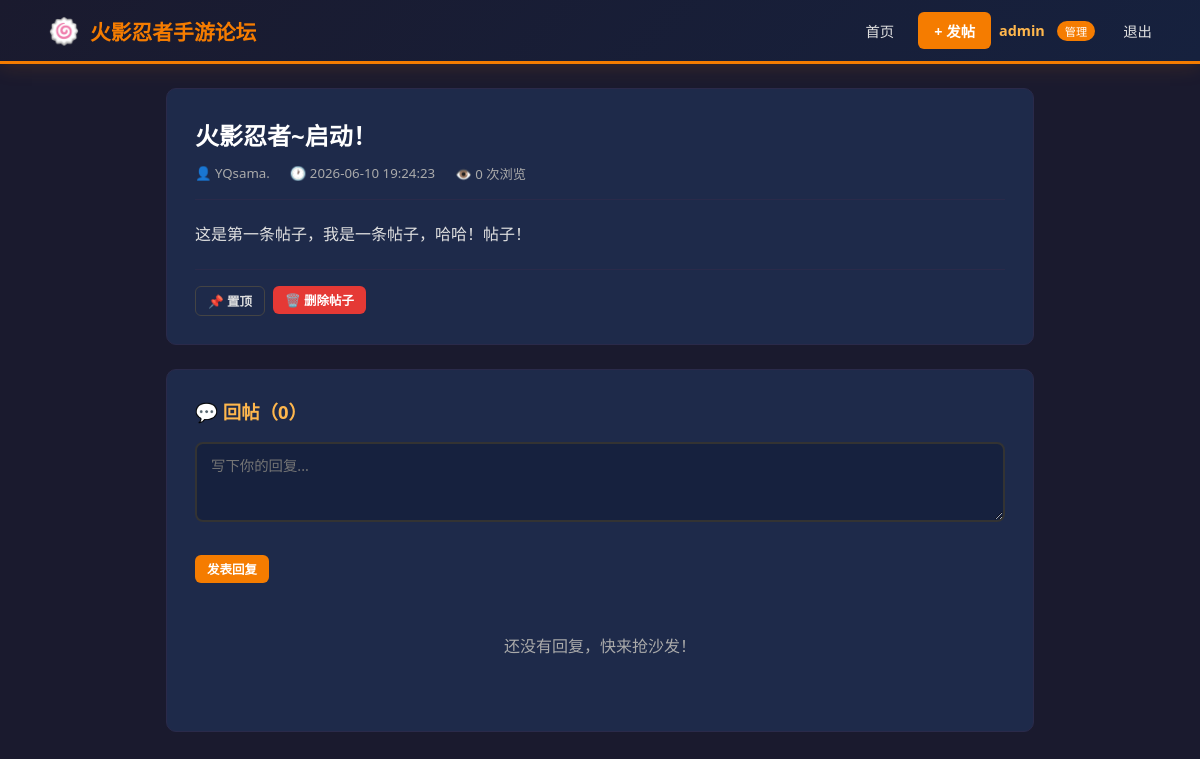
Page /post/1 (signed in) on the committed database.
### tables this page shows
CREATE TABLE posts (
            id INTEGER PRIMARY KEY AUTOINCREMENT,
            title TEXT NOT NULL,
            content TEXT NOT NULL,
            user_id INTEGER NOT NULL,
            is_pinned INTEGER DEFAULT 0,
            is_elite INTEGER DEFAULT 0,
            view_count INTEGER DEFAULT 0,
            created_at TEXT DEFAULT (datetime('now','localtime')),
            FOREIGN KEY (user_id) REFERENCES users(id)
        );

CREATE TABLE users (
            id INTEGER PRIMARY KEY AUTOINCREMENT,
            username TEXT UNIQUE NOT NULL,
            password_hash TEXT NOT NULL,
            is_admin INTEGER DEFAULT 0,
            is_banned INTEGER DEFAULT 0,
            created_at TEXT DEFAULT (datetime('now','localtime'))
        );

### app.py (the view, shortened to what this page needs)
@app.route("/post/<int:post_id>", methods=["GET", "POST"])
def view_post(post_id):
    db = get_db()
    post = db.execute(
        """SELECT p.*, u.username
           FROM posts p JOIN users u ON p.user_id = u.id
           WHERE p.id = ?""",
        (post_id,),
    ).fetchone()
    if post is None:
        flash("帖子不存在", "warning")
        return redirect(url_for("index"))
    db.execute("UPDATE posts SET view_count = view_count + 1 WHERE id = ?", (post_id,))
    db.commit()
    comments = db.execute(
        """SELECT c.*, u.username
           FROM comments c JOIN users u ON c.user_id = u.id
           WHERE c.post_id = ?
           ORDER BY c.created_at ASC""",
        (post_id,),
    ).fetchall()
    return render_template("post.html", post=post, comments=comments)

### app.py (called while the page is built)
def get_db():
    if "db" not in g:
        g.db = sqlite3.connect(DATABASE)
        g.db.row_factory = sqlite3.Row
    return g.db

@app.context_processor
def inject_user():
    if "user_id" in session:
        return {
            "current_user": {
                "id": session["user_id"],
                "username": session["username"],
                "is_admin": session.get("is_admin", False),
            }
        }
    return {"current_user": None}

### templates/post.html (shortened to what this page needs)
{% extends "base.html" %}
{% block content %}
<div class="post-detail">
    <h1>{{ post.title }}</h1>
    <div class="post-info">
        <span>👤 {{ post.username }}</span>
        <span>🕐 {{ post.created_at }}</span>
        <span>👁️ {{ post.view_count }} 次浏览</span>
    </div>
    <div class="post-body">{{ post.content }}</div>
    {% if current_user and current_user.is_admin %}
    <div class="post-actions">
        <form method="POST" action="{{ url_for('toggle_pin', post_id=post.id) }}" style="display:inline">
            <button type="submit" class="btn btn-sm btn-outline">
                {% if post.is_pinned %}📌 取消置顶{% else %}📌 置顶{% endif %}
            </button>
        </form>
        <form method="POST" action="{{ url_for('delete_post', post_id=post.id) }}" style="display:inline"
              onsubmit="return confirm('确定要删除这个帖子吗？')">
            <button type="submit" class="btn btn-sm btn-danger">🗑️ 删除帖子</button>
        </form>
    </div>
    {% endif %}
</div>
<div class="comments-section">
    <h2>💬 回帖（{{ comments|length }}）</h2>
    {% if current_user %}
    <form class="comment-form" method="POST">
        <div class="form-group">
            <textarea name="content" placeholder="写下你的回复..." required></textarea>
        </div>
        <button type="submit" class="btn btn-primary btn-sm">发表回复</button>
    </form>
    {% else %}
    <div class="empty-state" style="padding:20px">
        <p><a href="{{ url_for('login') }}" style="color:var(--orange-light)">登录</a>后可以回复</p>
    </div>
    {% endif %}
    <div style="margin-top:20px">
        {% if comments %}
            {% for comment in comments %}
                <div class="comment">
                    <div class="comment-meta">
                        <span class="comment-author">{{ comment.username }}</span>
                        <div>
                            <span class="comment-time">{{ comment.created_at }}</span>
                            {% if current_user and current_user.is_admin %}
                                <form method="POST" action="{{ url_for('delete_comment', comment_id=comment.id) }}"
                                      style="display:inline" onsubmit="return confirm('确定要删除这条回复吗？')">
                                    <button type="submit" class="btn-link">删除</button>
                                </form>
                            {% endif %}
                        </div>
                    </div>
                    <div class="comment-body">{{ comment.content }}</div>
                </div>
            {% endfor %}
        {% else %}
            <div class="empty-state" style="padding:30px 0">
                <p>还没有回复，快来抢沙发！</p>
            </div>
        {% endif %}
    </div>
</div>
{% endblock %}

### static/style.css (style rules this page uses)
:root { --orange: #f57c00; --orange-light: #ffb74d; --orange-dark: #e65100; --black: #1a1a2e; --dark: #16213e; --card: #1e2a4a; --text: #e0e0e0; --text-light: #aaa; --red: #e53935; --green: #43a047; --blue: #1e88e5; }
* { margin: 0; padding: 0; box-sizing: border-box; }
body { font-family: "Segoe UI", "PingFang SC", "Microsoft YaHei", sans-serif; background: var(--black); color: var(--text); min-height: 100vh; }
.btn { display: inline-block; padding: 8px 18px; border-radius: 6px; text-decoration: none; font-size: 0.85rem; font-weight: 600; border: none; cursor: pointer; transition: all 0.2s; }
.btn-primary { background: var(--orange); color: #fff; }
.btn-danger { background: var(--red); color: #fff; }
.btn-outline { background: transparent; color: var(--text); border: 1px solid #444; }
.btn-sm { padding: 5px 12px; font-size: 0.78rem; }
.form-group { margin-bottom: 18px; }
.form-group input, .form-group textarea { width: 100%; padding: 10px 14px; border: 2px solid #333; border-radius: 8px; background: var(--dark); color: var(--text); font-size: 0.9rem; outline: none; transition: border-color 0.25s; }
.form-group textarea { min-height: 200px; resize: vertical; font-family: inherit; line-height: 1.6; }
.post-detail { background: var(--card); border-radius: 10px; padding: 28px; border: 1px solid #2a2a4a; margin-bottom: 24px; }
.post-detail h1 { font-size: 1.5rem; margin-bottom: 12px; color: #fff; }
.post-detail .post-info { display: flex; gap: 20px; font-size: 0.83rem; color: var(--text-light); margin-bottom: 20px; padding-bottom: 16px; border-bottom: 1px solid #2a2a4a; flex-wrap: wrap; }
.post-detail .post-body { font-size: 1rem; line-height: 1.8; color: var(--text); white-space: pre-wrap; }
.post-actions { margin-top: 20px; padding-top: 16px; border-top: 1px solid #2a2a4a; display: flex; gap: 8px; }
.comments-section { background: var(--card); border-radius: 10px; padding: 28px; border: 1px solid #2a2a4a; }
.comments-section h2 { font-size: 1.15rem; margin-bottom: 18px; color: var(--orange-light); }
.comment-form textarea { min-height: 80px; margin-bottom: 10px; }
.empty-state { text-align: center; padding: 60px 20px; color: var(--text-light); }
.empty-state p { margin-bottom: 16px; }

### rows in the picture
posts: title "火影忍者~启动！", created_at "2026-06-10 19:24:23", view_count "0", content "这是第一条帖子，我是一条帖子，哈哈！帖子！"
users: username "YQsama."

### other values in the picture
{{ current_user.username }} "admin"
{{ comments|length }} "0"
